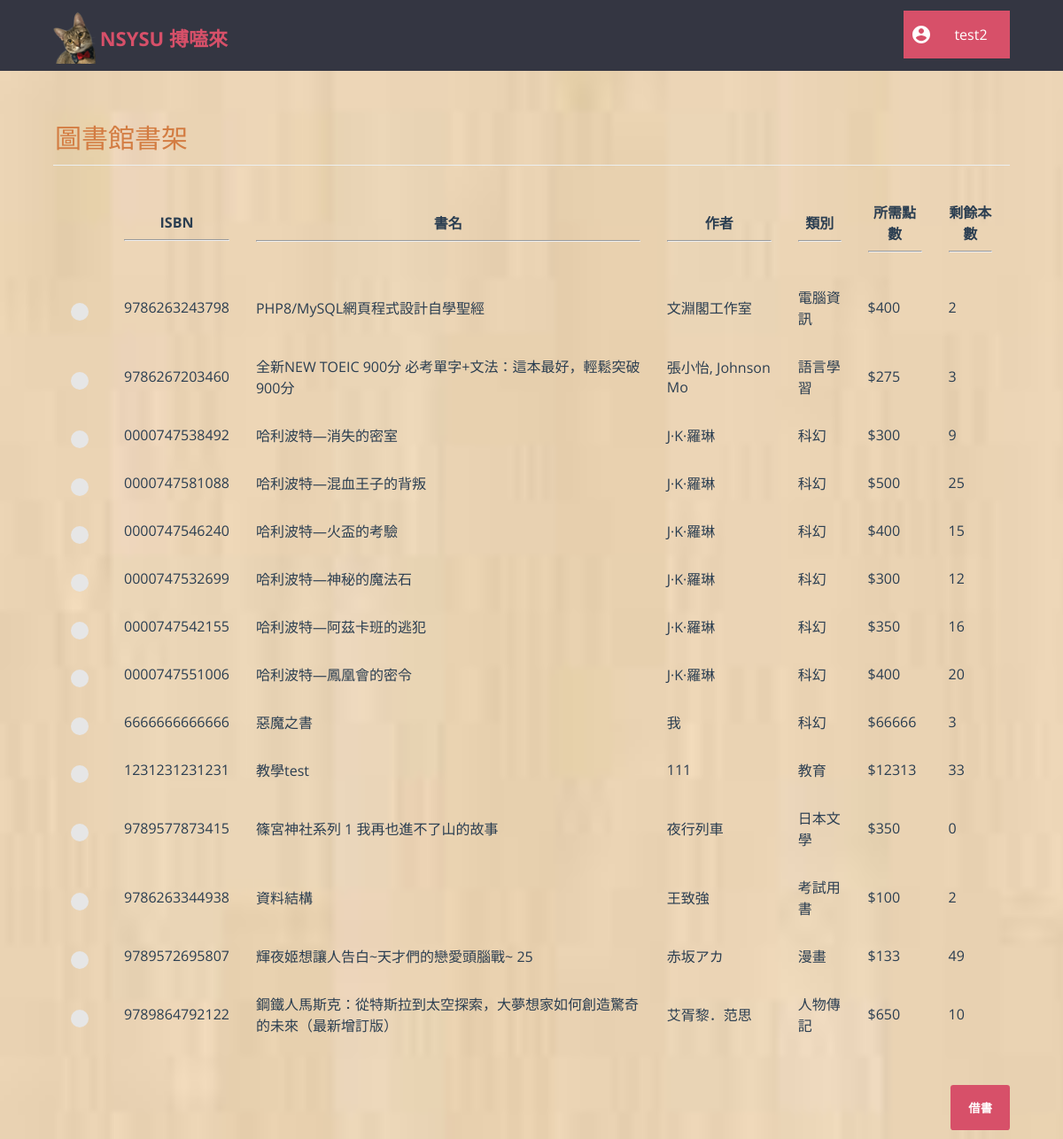
The page /member/home.php (signed in) on the database its author committed.
### tables this page shows
CREATE TABLE `book` (
  `isbn` char(13) NOT NULL,
  `title` varchar(80) NOT NULL,
  `author` varchar(80) NOT NULL,
  `category` varchar(80) NOT NULL,
  `price` int(4) UNSIGNED NOT NULL,
  `copies` int(10) UNSIGNED NOT NULL
);

### member/home.php (the view, shortened to what this page needs)
<?php
	require "../db_connect.php";
	require "header_member.php";
?>
<html>
	<head>
		<link rel="stylesheet" type="text/css" href="../css/global_styles.css">
		<link rel="stylesheet" type="text/css" href="css/home_style.css">
		<link rel="stylesheet" type="text/css" href="../css/custom_radio_button_style.css">
	</head>
	<body>
		<?php
			$query = $con->prepare("SELECT * FROM book ORDER BY title");
			$query->execute();
			$result = $query->get_result();
			$rows = mysqli_num_rows($result);
			if($rows == 0)
				echo "<h2 align='center'>No books available</h2>";
			else
			{
				echo "<form class='cd-form' method='POST' action='#'>";
				echo "<legend>圖書館書架</legend>";
				echo "<table width='100%' cellpadding=10 cellspacing=10>";
				echo "<tr>
						<th></th>
						<th>ISBN<hr></th>
						<th>書名<hr></th>
						<th>作者<hr></th>
						<th>類別<hr></th>
						<th>所需點數<hr></th>
						<th>剩餘本數<hr></th>
					</tr>";
				for($i=0; $i<$rows; $i++)
				{
					$row = mysqli_fetch_array($result);
					echo "<tr>
							<td>
								<label class='control control--radio'>
									<input type='radio' name='rd_book' value=".$row[0]." />
								<div class='control__indicator'></div>
							</td>";
					for($j=0; $j<6; $j++)
						if($j == 4)
							echo "<td>$".$row[$j]."</td>";
						else
							echo "<td>".$row[$j]."</td>";
					echo "</tr>";
				}
				echo "</table>";
				echo "<br /><br /><input type='submit' name='m_request' value='借書' />";
				echo "</form>";
			}
		?>
	</body>
</html>

### member/header_member.php (shortened to what this page needs)
<html>
	<head>
		<link rel="stylesheet" type="text/css" href="css/header_member_style.css" />
	</head>
	<body>
		<header>
			<div id="cd-logo">
				<a href="../">
					<img src="../img/logo.png" alt="Logo" />
					<p>NSYSU 搏嗑來</p>
				</a>
			</div>
			<div class="dropdown">
				<button class="dropbtn">
					<p id="librarian-name"><?php echo $_SESSION['username'] ?></p>
				</button>
			</div>
		</header>
	</body>
</html>

### member/css/header_member_style.css (style rules this page uses)
html * { -webkit-font-smoothing: antialiased; -moz-osx-font-smoothing: grayscale; }
*, *:after, *:before { -webkit-box-sizing: border-box; -moz-box-sizing: border-box; box-sizing: border-box; }
body { font-size: 100%; font-family: "Open Sans", sans-serif; background-color: white; margin: 0; }
img { max-width: 100%; }
header { position: relative; height: 50px; background: #343642; }
header #cd-logo { float: left; margin: 0 0 0 5%; -webkit-transform-origin: 0 50%; -moz-transform-origin: 0 50%; -ms-transform-origin: 0 50%; -o-transform-origin: 0 50%; transform-origin: 0 50%; -webkit-transform: scale(0.8); -moz-transform: scale(0.8); -ms-transform: scale(0.8); -o-transform: scale(0.8); transform: scale(0.8); }
header #cd-logo img , header #cd-logo p { display: inline-block; vertical-align: middle; }
header #cd-logo p { font-size: 2.2rem !important; color: #d75069; font-weight: bold; font-size: 1.6rem; }
header::after { content: ''; display: table; clear: both; }
header a { text-decoration: none; }
@media only screen and (min-width: 768px) { header { height: 80px; } }
@media only screen and (min-width: 768px) { header #cd-logo { margin: 4px 0 0 5%; -webkit-transform: scale(1); -moz-transform: scale(1); -ms-transform: scale(1); -o-transform: scale(1); transform: scale(1); } }
.dropbtn { background: url("../img/ic_member.svg") no-repeat 8px center; background-color: #d75069; margin-top: 10%; color: white; min-width: 120px; padding: 0 8px 0 8px; font-size: 16px; font-family: "Open Sans", sans-serif; border: none; cursor: pointer; }
#librarian-name { margin-left: 32px; }
.dropdown { position: relative; display: inline-block; float: right; margin-right: 5%; }

### css/global_styles.css (style rules this page uses)
*, *::after, *::before { -webkit-box-sizing: border-box; -moz-box-sizing: border-box; box-sizing: border-box; }
html { font-size: 62.5%; }
body { font-size: 1.8rem; font-family: "Open Sans", sans-serif; color: #2b3e51; background-color: #ffffff; }

### member/css/home_style.css (style rules this page uses)
.cd-form { width: 90%; max-width: 1200px; margin: 4em auto; font-size: 1.3rem; color: #d37c42; margin-bottom: 10px; display: block; }
.cd-form::after { clear: both; content: ""; display: table; }
.cd-form legend { padding-bottom: 10px; margin-bottom: 20px; font-size: 3rem; border-bottom: 1px solid #ecf0f1; display: block; width: 100%; -webkit-appearance: none; -moz-appearance: none; -ms-appearance: none; -o-appearance: none; appearance: none; }
.cd-form input[type="submit"] { border: none; background: #d75069; border-radius: .25em; padding: 16px 20px; color: #ffffff; font-family: "Open Sans", sans-serif; font-weight: bold; float: right; cursor: pointer; -webkit-font-smoothing: antialiased; -moz-osx-font-smoothing: grayscale; -webkit-appearance: none; -moz-appearance: none; -ms-appearance: none; -o-appearance: none; appearance: none; }

### css/custom_radio_button_style.css (style rules this page uses)
.control { font-size: 18px; position: relative; display: block; margin-bottom: 15px; padding-left: 30px; cursor: pointer; }
.control__indicator { position: absolute; top: 2px; left: 0; width: 20px; height: 20px; background: #e6e6e6; }
.control--radio .control__indicator { border-radius: 50%; }
.control__indicator:after { position: absolute; display: none; content: ''; }
.control--radio .control__indicator:after { top: 7px; left: 7px; width: 6px; height: 6px; border-radius: 50%; background: #ffffff; }

### rows shown on the page
book: isbn "9786263243798", title "PHP8/MySQL網頁程式設計自學聖經", author "文淵閣工作室", category "電腦資訊", price "400", copies "2"
book: isbn "9786267203460", title "全新NEW TOEIC 900分 必考單字+文法：這本最好，輕鬆突破900分", author "張小怡, Johnson Mo", category "語言學習", price "275", copies "3"
book: isbn "0000747538492", title "哈利波特—消失的密室", author "J·K·羅琳", category "科幻", price "300", copies "9"
book: isbn "0000747581088", title "哈利波特—混血王子的背叛", author "J·K·羅琳", category "科幻", price "500", copies "25"
book: isbn "0000747546240", title "哈利波特—火盃的考驗", author "J·K·羅琳", category "科幻", price "400", copies "15"
book: isbn "0000747532699", title "哈利波特—神秘的魔法石", author "J·K·羅琳", category "科幻", price "300", copies "12"
book: isbn "0000747542155", title "哈利波特—阿茲卡班的逃犯", author "J·K·羅琳", category "科幻", price "350", copies "16"
book: isbn "0000747551006", title "哈利波特—鳳凰會的密令", author "J·K·羅琳", category "科幻", price "400", copies "20"
book: isbn "6666666666666", title "惡魔之書", author "我", category "科幻", price "66666", copies "3"
book: isbn "1231231231231", title "教學test", author "111", category "教育", price "12313", copies "33"
book: isbn "9789577873415", title "篠宮神社系列 1 我再也進不了山的故事", author "夜行列車", category "日本文學", price "350", copies "0"
book: isbn "9786263344938", title "資料結構", author "王致強", category "考試用書", price "100", copies "2"
book: isbn "9789572695807", title "輝夜姬想讓人告白~天才們的戀愛頭腦戰~ 25", author "赤坂アカ", category "漫畫", price "133", copies "49"
book: isbn "9789864792122", title "鋼鐵人馬斯克：從特斯拉到太空探索，大夢想家如何創造驚奇的未來（最新增訂版）", author "艾胥黎．范思", category "人物傳記", price "650", copies "10"

### other values the page prints
$_SESSION['username'] "test2"
